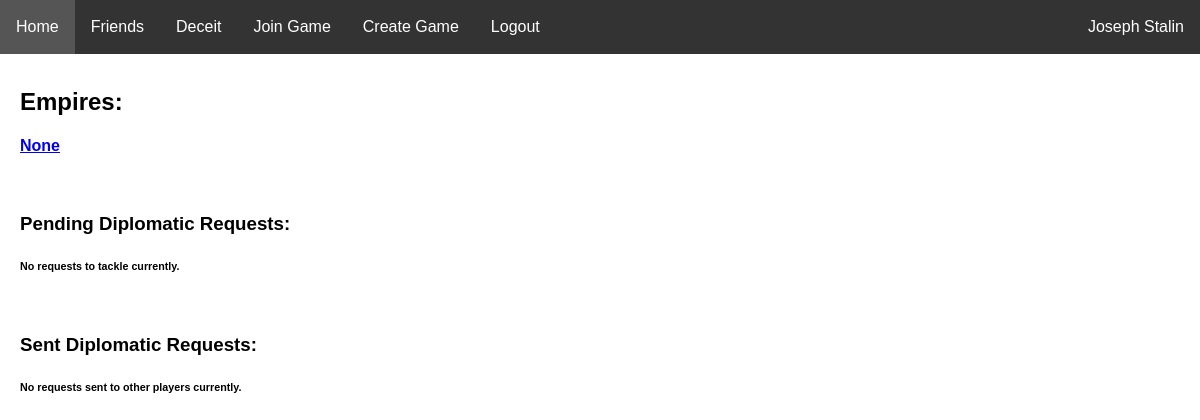
The app's page /rooms/2/diplomacy (signed in), older data.
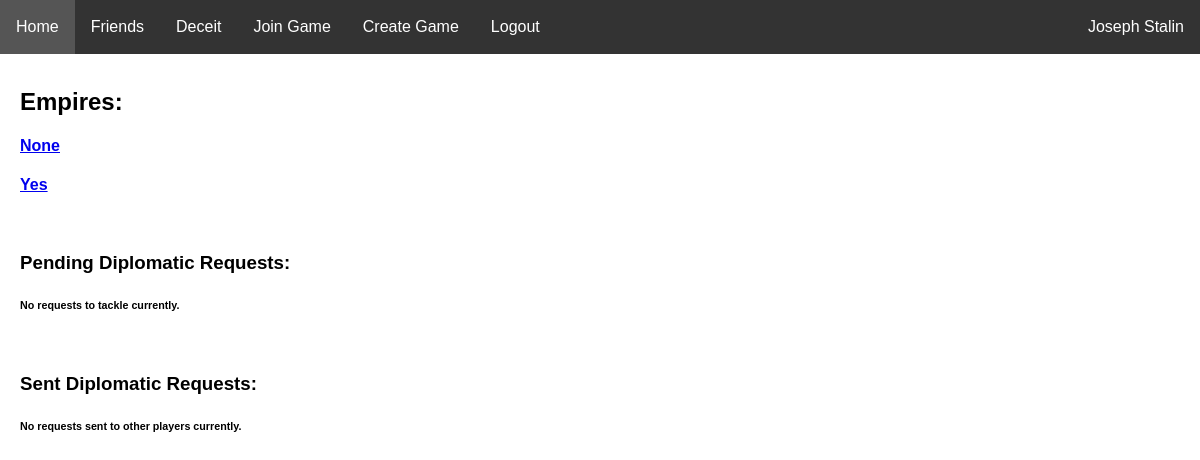
The same page, newer data.
### website/models.py (models this page shows)
class Empires(db.Model):
    id = db.Column(db.Integer, primary_key=True)
    name = db.Column(db.String(200))
    color = db.Column(db.String(7))
    gov = db.Column(db.String(50))
    user = db.Column(db.Integer, db.ForeignKey('user.id'))
    game = db.Column(db.Integer, db.ForeignKey('game.id'))

### website/rooms.py (the view)
@login_required
@rooms.route('<int:game_id>/diplomacy', methods=['GET', 'POST'])
def diplomacy(game_id):
    players = []
    players_output = []
    empires = []
    id = game_id
    current_gov = None
    diplomacy_requests = []
    sent_diplomacy = []
    current_empire = db.session.query(Empires).filter_by(game=game_id, user=current_user.id).first()
    diplo_requests = db.session.query(Diplo_Reqs).filter_by(receiver=current_empire.id)
    for diplo_request in diplo_requests:
        sender = db.session.query(Empires).filter_by(id=diplo_request.sender).first()
        diplomacy_requests.append([diplo_request.type, sender.name, url_for('rooms.request_accept', game_id=game_id, request_id=diplo_request.id, sender=sender.id)])
    sent_diplos = db.session.query(Diplo_Reqs).filter_by(sender=current_empire.id)
    for sent_diplo in sent_diplos:
        receiver = db.session.query(Empires).filter_by(id=sent_diplo.receiver).first()
        sent_diplomacy.append([sent_diplo.type, receiver.name])
    games = db.session.query(Game).filter_by(id = game_id).first()
    if current_user.id == games.host:
        is_host = True
    else:
        is_host = False
    for filtered in db.session.query(GamesJoined).filter_by(game = game_id):
        players.append(filtered.user)
    for player in players:
        for result in db.session.query(User).filter_by(id=player):
            players_output.append([result, url_for('profiles.profile', user_id=result.id)])
    for empire in db.session.query(Empires).filter_by(game=id):
        if empire.user != current_user.id:
            empires.append([empire.name, url_for('rooms.diplomacyplayer', game_id=game_id, empire_id=empire.id)])
        if empire.user == current_user.id:
            current_gov = current_empire.gov
    territory_list = []
    for territory in db.session.query(Territories):
        territory_list.append(territory)
    return render_template("diplomacy.html", user=current_user, sent_diplos=sent_diplomacy, diplomacy_requests = diplomacy_requests, territory_list=territory_list, players = players_output, game = games, game_id = id, empire_key=empires, is_host=is_host, current_empire=current_empire, govs=governments, current_gov=current_gov)

### website/templates/diplomacy.html
{% extends "base.html" %} {% block title %}Diplomacy{% endblock %}
{% block content %}
<br/>
<h2>Empires:</h2>
{% for empire in empire_key %}
    <h4><a href='{{empire[1]}}'>{{ empire[0] }}</a></h4>
{% endfor %}
<br/>
<h3>Pending Diplomatic Requests:</h3>
{% for request in diplomacy_requests %}
    <h6>{{request[1]}} has sent a {{request[0]}} request. <a href={{request[2]}}>Accept</a> or Decline?</h6>
{% else %}
    <h6>No requests to tackle currently.</h6>
{% endfor %}
<br/>
<h3>Sent Diplomatic Requests:</h3>
{% for sent_diplo in sent_diplos %}
    <h6>{{sent_diplo[1]}} has been sent a {{sent_diplo[0]}} request.</h6>
{% else %}
    <h6>No requests sent to other players currently.</h6>
{% endfor %}
{% endblock %}

Row changes from the older to the newer data that the page shows:
added Empires: name "Yes"
